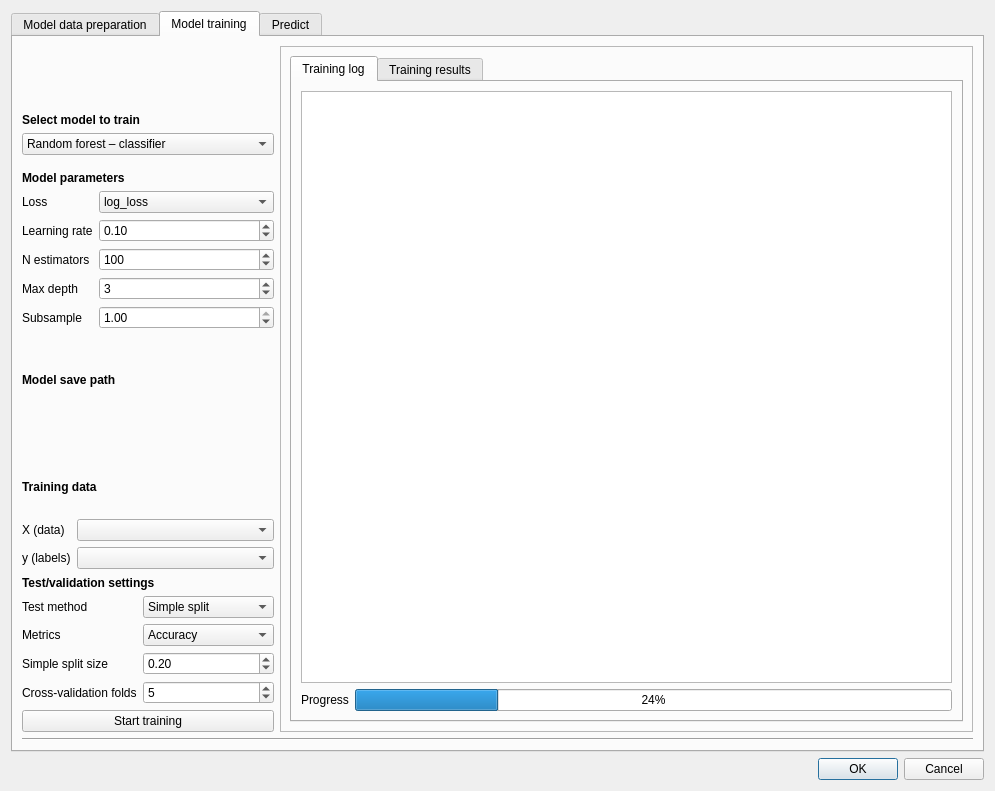
<?xml version="1.0" encoding="UTF-8"?>
<ui version="4.0">
 <class>Dialog</class>
 <widget class="QDialog" name="Dialog">
  <property name="geometry">
   <rect>
    <x>0</x>
    <y>0</y>
    <width>995</width>
    <height>791</height>
   </rect>
  </property>
  <property name="windowTitle">
   <string>Dialog</string>
  </property>
  <layout class="QVBoxLayout" name="verticalLayout">
   <item>
    <widget class="QTabWidget" name="tabWidget">
     <property name="currentIndex">
      <number>1</number>
     </property>
     <widget class="QWidget" name="tab_3">
      <attribute name="title">
       <string>Model data preparation</string>
      </attribute>
      <widget class="QLabel" name="label_8">
       <property name="geometry">
        <rect>
         <x>30</x>
         <y>80</y>
         <width>271</width>
         <height>17</height>
        </rect>
       </property>
       <property name="text">
        <string>Optional guidance based on model?</string>
       </property>
      </widget>
      <widget class="QComboBox" name="comboBox_4">
       <property name="geometry">
        <rect>
         <x>30</x>
         <y>30</y>
         <width>289</width>
         <height>25</height>
        </rect>
       </property>
       <item>
        <property name="text">
         <string>Random forest</string>
        </property>
       </item>
       <item>
        <property name="text">
         <string>Logistic regression</string>
        </property>
       </item>
       <item>
        <property name="text">
         <string>Gradient boosting</string>
        </property>
       </item>
      </widget>
     </widget>
     <widget class="QWidget" name="tab">
      <attribute name="title">
       <string>Model training</string>
      </attribute>
      <layout class="QVBoxLayout" name="verticalLayout_8">
       <item>
        <layout class="QHBoxLayout" name="horizontalLayout_5">
         <item>
          <layout class="QVBoxLayout" name="verticalLayout_7">
           <item>
            <layout class="QVBoxLayout" name="verticalLayout_5">
             <item>
              <widget class="QLabel" name="label_3">
               <property name="sizePolicy">
                <sizepolicy hsizetype="Preferred" vsizetype="Preferred">
                 <horstretch>0</horstretch>
                 <verstretch>0</verstretch>
                </sizepolicy>
               </property>
               <property name="font">
                <font>
                 <weight>75</weight>
                 <bold>true</bold>
                </font>
               </property>
               <property name="text">
                <string>Select model to train</string>
               </property>
               <property name="alignment">
                <set>Qt::AlignBottom|Qt::AlignLeading|Qt::AlignLeft</set>
               </property>
              </widget>
             </item>
             <item>
              <widget class="QComboBox" name="comboBox_2">
               <item>
                <property name="text">
                 <string>Random forest – classifier</string>
                </property>
               </item>
               <item>
                <property name="text">
                 <string>Random forest – regressor</string>
                </property>
               </item>
               <item>
                <property name="text">
                 <string>Gradient boosting – classifier</string>
                </property>
               </item>
               <item>
                <property name="text">
                 <string>Gradient boosting – regressor</string>
                </property>
               </item>
               <item>
                <property name="text">
                 <string>Logistic regression (classifier)</string>
                </property>
               </item>
              </widget>
             </item>
            </layout>
           </item>
           <item>
            <spacer name="verticalSpacer_2">
             <property name="orientation">
              <enum>Qt::Vertical</enum>
             </property>
             <property name="sizeType">
              <enum>QSizePolicy::Maximum</enum>
             </property>
             <property name="sizeHint" stdset="0">
              <size>
               <width>20</width>
               <height>10</height>
              </size>
             </property>
            </spacer>
           </item>
           <item>
            <layout class="QVBoxLayout" name="verticalLayout_2">
             <item>
              <widget class="QLabel" name="label_5">
               <property name="font">
                <font>
                 <weight>75</weight>
                 <bold>true</bold>
                </font>
               </property>
               <property name="text">
                <string>Model parameters</string>
               </property>
              </widget>
             </item>
             <item>
              <layout class="QFormLayout" name="formLayout_5">
               <item row="0" column="0">
                <widget class="QLabel" name="lossLabel_2">
                 <property name="text">
                  <string>Loss</string>
                 </property>
                </widget>
               </item>
               <item row="0" column="1">
                <widget class="QComboBox" name="lossComboBox_2">
                 <item>
                  <property name="text">
                   <string>log_loss</string>
                  </property>
                 </item>
                 <item>
                  <property name="text">
                   <string>exponential</string>
                  </property>
                 </item>
                </widget>
               </item>
               <item row="1" column="0">
                <widget class="QLabel" name="learningRateLabel_2">
                 <property name="text">
                  <string>Learning rate</string>
                 </property>
                </widget>
               </item>
               <item row="1" column="1">
                <widget class="QgsDoubleSpinBox" name="learningRateQgsDoubleSpinBox_2">
                 <property name="minimum">
                  <double>0.000000000000000</double>
                 </property>
                 <property name="value">
                  <double>0.100000000000000</double>
                 </property>
                </widget>
               </item>
               <item row="2" column="0">
                <widget class="QLabel" name="nEstimatorsLabel_2">
                 <property name="text">
                  <string>N estimators</string>
                 </property>
                </widget>
               </item>
               <item row="2" column="1">
                <widget class="QgsSpinBox" name="nEstimatorsQgsSpinBox_2">
                 <property name="minimum">
                  <number>1</number>
                 </property>
                 <property name="maximum">
                  <number>10000</number>
                 </property>
                 <property name="value">
                  <number>100</number>
                 </property>
                </widget>
               </item>
               <item row="3" column="0">
                <widget class="QLabel" name="maxDepthLabel_2">
                 <property name="text">
                  <string>Max depth</string>
                 </property>
                </widget>
               </item>
               <item row="3" column="1">
                <widget class="QgsSpinBox" name="maxDepthQgsSpinBox_2">
                 <property name="minimum">
                  <number>1</number>
                 </property>
                 <property name="value">
                  <number>3</number>
                 </property>
                </widget>
               </item>
               <item row="4" column="0">
                <widget class="QLabel" name="subsampleLabel_2">
                 <property name="text">
                  <string>Subsample</string>
                 </property>
                </widget>
               </item>
               <item row="4" column="1">
                <widget class="QgsDoubleSpinBox" name="subsampleQgsDoubleSpinBox_2">
                 <property name="minimum">
                  <double>0.010000000000000</double>
                 </property>
                 <property name="maximum">
                  <double>1.000000000000000</double>
                 </property>
                 <property name="value">
                  <double>1.000000000000000</double>
                 </property>
                </widget>
               </item>
              </layout>
             </item>
            </layout>
           </item>
           <item>
            <layout class="QVBoxLayout" name="verticalLayout_9">
             <item>
              <widget class="QLabel" name="label_19">
               <property name="font">
                <font>
                 <weight>75</weight>
                 <bold>true</bold>
                </font>
               </property>
               <property name="text">
                <string>Model save path</string>
               </property>
               <property name="alignment">
                <set>Qt::AlignBottom|Qt::AlignLeading|Qt::AlignLeft</set>
               </property>
              </widget>
             </item>
             <item>
              <widget class="QgsFileWidget" name="mQgsFileWidget_2"/>
             </item>
            </layout>
           </item>
           <item>
            <spacer name="verticalSpacer">
             <property name="orientation">
              <enum>Qt::Vertical</enum>
             </property>
             <property name="sizeType">
              <enum>QSizePolicy::Preferred</enum>
             </property>
             <property name="sizeHint" stdset="0">
              <size>
               <width>20</width>
               <height>10</height>
              </size>
             </property>
            </spacer>
           </item>
           <item>
            <layout class="QVBoxLayout" name="verticalLayout_4">
             <item>
              <widget class="QLabel" name="label_7">
               <property name="font">
                <font>
                 <weight>75</weight>
                 <bold>true</bold>
                </font>
               </property>
               <property name="text">
                <string>Training data</string>
               </property>
              </widget>
             </item>
             <item>
              <layout class="QFormLayout" name="formLayout_7">
               <item row="0" column="0">
                <widget class="QLabel" name="label_10">
                 <property name="text">
                  <string>X (data)</string>
                 </property>
                </widget>
               </item>
               <item row="0" column="1">
                <widget class="QgsMapLayerComboBox" name="mMapLayerComboBox_3"/>
               </item>
               <item row="1" column="0">
                <widget class="QLabel" name="label_4">
                 <property name="text">
                  <string>y (labels)</string>
                 </property>
                </widget>
               </item>
               <item row="1" column="1">
                <widget class="QgsMapLayerComboBox" name="mMapLayerComboBox_4"/>
               </item>
              </layout>
             </item>
            </layout>
           </item>
           <item>
            <layout class="QVBoxLayout" name="verticalLayout_6">
             <item>
              <widget class="QLabel" name="label_6">
               <property name="font">
                <font>
                 <weight>75</weight>
                 <bold>true</bold>
                </font>
               </property>
               <property name="text">
                <string>Test/validation settings</string>
               </property>
              </widget>
             </item>
             <item>
              <layout class="QFormLayout" name="formLayout_6">
               <item row="0" column="0">
                <widget class="QLabel" name="testMethodLabel_5">
                 <property name="text">
                  <string>Test method</string>
                 </property>
                </widget>
               </item>
               <item row="0" column="1">
                <widget class="QComboBox" name="testMethodComboBox_5">
                 <item>
                  <property name="text">
                   <string>Simple split</string>
                  </property>
                 </item>
                 <item>
                  <property name="text">
                   <string>K-fold CV</string>
                  </property>
                 </item>
                 <item>
                  <property name="text">
                   <string>Stratified k-fold CV</string>
                  </property>
                 </item>
                 <item>
                  <property name="text">
                   <string>Leave-one-out CV</string>
                  </property>
                 </item>
                 <item>
                  <property name="text">
                   <string>None</string>
                  </property>
                 </item>
                </widget>
               </item>
               <item row="1" column="0">
                <widget class="QLabel" name="testMethodLabel_6">
                 <property name="text">
                  <string>Metrics</string>
                 </property>
                </widget>
               </item>
               <item row="1" column="1">
                <widget class="QgsCheckableComboBox" name="mComboBox">
                 <property name="checkedItems">
                  <stringlist/>
                 </property>
                 <item>
                  <property name="text">
                   <string>Accuracy</string>
                  </property>
                 </item>
                 <item>
                  <property name="text">
                   <string>Precision</string>
                  </property>
                 </item>
                 <item>
                  <property name="text">
                   <string>Recall</string>
                  </property>
                 </item>
                 <item>
                  <property name="text">
                   <string>F1</string>
                  </property>
                 </item>
                 <item>
                  <property name="text">
                   <string>MAE</string>
                  </property>
                 </item>
                 <item>
                  <property name="text">
                   <string>MSE</string>
                  </property>
                 </item>
                 <item>
                  <property name="text">
                   <string>RMSE</string>
                  </property>
                 </item>
                 <item>
                  <property name="text">
                   <string>R2</string>
                  </property>
                 </item>
                </widget>
               </item>
               <item row="2" column="0">
                <widget class="QLabel" name="simpleSplitSizeLabel_3">
                 <property name="text">
                  <string>Simple split size</string>
                 </property>
                </widget>
               </item>
               <item row="2" column="1">
                <widget class="QDoubleSpinBox" name="doubleSpinBox_3">
                 <property name="minimum">
                  <double>0.010000000000000</double>
                 </property>
                 <property name="maximum">
                  <double>0.990000000000000</double>
                 </property>
                 <property name="value">
                  <double>0.200000000000000</double>
                 </property>
                </widget>
               </item>
               <item row="3" column="0">
                <widget class="QLabel" name="crossValidationFoldsLabel_3">
                 <property name="text">
                  <string>Cross-validation folds</string>
                 </property>
                </widget>
               </item>
               <item row="3" column="1">
                <widget class="QgsSpinBox" name="crossValidationFoldsQgsSpinBox_3">
                 <property name="minimum">
                  <number>2</number>
                 </property>
                 <property name="value">
                  <number>5</number>
                 </property>
                </widget>
               </item>
              </layout>
             </item>
            </layout>
           </item>
           <item>
            <widget class="QPushButton" name="pushButton">
             <property name="text">
              <string>Start training</string>
             </property>
            </widget>
           </item>
          </layout>
         </item>
         <item>
          <widget class="QFrame" name="frame">
           <property name="minimumSize">
            <size>
             <width>600</width>
             <height>0</height>
            </size>
           </property>
           <property name="frameShape">
            <enum>QFrame::StyledPanel</enum>
           </property>
           <property name="frameShadow">
            <enum>QFrame::Raised</enum>
           </property>
           <layout class="QVBoxLayout" name="verticalLayout_10">
            <item>
             <widget class="QTabWidget" name="tabWidget_2">
              <property name="currentIndex">
               <number>0</number>
              </property>
              <widget class="QWidget" name="tab_4">
               <attribute name="title">
                <string>Training log</string>
               </attribute>
               <layout class="QVBoxLayout" name="verticalLayout_11">
                <item>
                 <layout class="QVBoxLayout" name="verticalLayout_3">
                  <item>
                   <widget class="QTextBrowser" name="textBrowser"/>
                  </item>
                  <item>
                   <layout class="QHBoxLayout" name="horizontalLayout_4">
                    <item>
                     <widget class="QLabel" name="label_14">
                      <property name="text">
                       <string>Progress</string>
                      </property>
                     </widget>
                    </item>
                    <item>
                     <widget class="QProgressBar" name="progressBar">
                      <property name="value">
                       <number>24</number>
                      </property>
                     </widget>
                    </item>
                   </layout>
                  </item>
                 </layout>
                </item>
               </layout>
              </widget>
              <widget class="QWidget" name="tab_5">
               <attribute name="title">
                <string>Training results</string>
               </attribute>
               <layout class="QVBoxLayout" name="verticalLayout_12">
                <item>
                 <widget class="QTableWidget" name="tableWidget">
                  <property name="alternatingRowColors">
                   <bool>true</bool>
                  </property>
                  <row>
                   <property name="text">
                    <string>1</string>
                   </property>
                  </row>
                  <row>
                   <property name="text">
                    <string>2</string>
                   </property>
                  </row>
                  <row>
                   <property name="text">
                    <string>3</string>
                   </property>
                  </row>
                  <row>
                   <property name="text">
                    <string>Micro avg</string>
                   </property>
                  </row>
                  <row>
                   <property name="text">
                    <string>Macro avg</string>
                   </property>
                  </row>
                  <row>
                   <property name="text">
                    <string>Weighted avg</string>
                   </property>
                  </row>
                  <column>
                   <property name="text">
                    <string>Precision</string>
                   </property>
                  </column>
                  <column>
                   <property name="text">
                    <string>Recall</string>
                   </property>
                  </column>
                  <column>
                   <property name="text">
                    <string>F1-score</string>
                   </property>
                  </column>
                  <column>
                   <property name="text">
                    <string>Support</string>
                   </property>
                  </column>
                  <item row="0" column="0">
                   <property name="text">
                    <string>0.98</string>
                   </property>
                  </item>
                  <item row="0" column="1">
                   <property name="text">
                    <string>0.99</string>
                   </property>
                  </item>
                  <item row="0" column="2">
                   <property name="text">
                    <string>0.96</string>
                   </property>
                  </item>
                  <item row="0" column="3">
                   <property name="text">
                    <string>100</string>
                   </property>
                  </item>
                  <item row="1" column="0">
                   <property name="text">
                    <string>0.87</string>
                   </property>
                  </item>
                  <item row="1" column="1">
                   <property name="text">
                    <string>0.94</string>
                   </property>
                  </item>
                  <item row="1" column="2">
                   <property name="text">
                    <string>0.89</string>
                   </property>
                  </item>
                  <item row="1" column="3">
                   <property name="text">
                    <string>85</string>
                   </property>
                  </item>
                  <item row="2" column="0">
                   <property name="text">
                    <string>0.87</string>
                   </property>
                  </item>
                  <item row="2" column="1">
                   <property name="text">
                    <string>0.69</string>
                   </property>
                  </item>
                  <item row="2" column="2">
                   <property name="text">
                    <string>0.77</string>
                   </property>
                  </item>
                  <item row="2" column="3">
                   <property name="text">
                    <string>100</string>
                   </property>
                  </item>
                  <item row="3" column="0">
                   <property name="text">
                    <string>0.98</string>
                   </property>
                  </item>
                  <item row="3" column="1">
                   <property name="text">
                    <string>0.43</string>
                   </property>
                  </item>
                  <item row="3" column="2">
                   <property name="text">
                    <string>0.98</string>
                   </property>
                  </item>
                  <item row="3" column="3">
                   <property name="text">
                    <string>100</string>
                   </property>
                  </item>
                  <item row="4" column="0">
                   <property name="text">
                    <string>0.44</string>
                   </property>
                  </item>
                  <item row="4" column="1">
                   <property name="text">
                    <string>0.66</string>
                   </property>
                  </item>
                  <item row="4" column="2">
                   <property name="text">
                    <string>0.54</string>
                   </property>
                  </item>
                  <item row="4" column="3">
                   <property name="text">
                    <string>40</string>
                   </property>
                  </item>
                  <item row="5" column="0">
                   <property name="text">
                    <string>0.70</string>
                   </property>
                  </item>
                  <item row="5" column="1">
                   <property name="text">
                    <string>0.77</string>
                   </property>
                  </item>
                  <item row="5" column="2">
                   <property name="text">
                    <string>0.76</string>
                   </property>
                  </item>
                  <item row="5" column="3">
                   <property name="text">
                    <string>10</string>
                   </property>
                  </item>
                 </widget>
                </item>
                <item>
                 <widget class="QLabel" name="label">
                  <property name="minimumSize">
                   <size>
                    <width>0</width>
                    <height>400</height>
                   </size>
                  </property>
                  <property name="text">
                   <string>Plot(s) placeholder</string>
                  </property>
                  <property name="alignment">
                   <set>Qt::AlignCenter</set>
                  </property>
                 </widget>
                </item>
               </layout>
              </widget>
             </widget>
            </item>
           </layout>
          </widget>
         </item>
        </layout>
       </item>
       <item>
        <widget class="Line" name="line">
         <property name="orientation">
          <enum>Qt::Horizontal</enum>
         </property>
        </widget>
       </item>
      </layout>
      <zorder>layoutWidget</zorder>
      <zorder>frame</zorder>
      <zorder>label_7</zorder>
      <zorder>layoutWidget_2</zorder>
      <zorder>layoutWidget_4</zorder>
      <zorder>layoutWidget</zorder>
      <zorder>layoutWidget_3</zorder>
      <zorder>label_6</zorder>
      <zorder>line</zorder>
     </widget>
     <widget class="QWidget" name="tab_2">
      <attribute name="title">
       <string>Predict</string>
      </attribute>
      <widget class="QWidget" name="layoutWidget">
       <property name="geometry">
        <rect>
         <x>30</x>
         <y>30</y>
         <width>271</width>
         <height>27</height>
        </rect>
       </property>
       <layout class="QHBoxLayout" name="horizontalLayout_2">
        <item>
         <widget class="QLabel" name="label_11">
          <property name="text">
           <string>Load model</string>
          </property>
         </widget>
        </item>
        <item>
         <widget class="QgsFileWidget" name="mQgsFileWidget"/>
        </item>
       </layout>
      </widget>
      <widget class="QWidget" name="layoutWidget">
       <property name="geometry">
        <rect>
         <x>30</x>
         <y>90</y>
         <width>271</width>
         <height>27</height>
        </rect>
       </property>
       <layout class="QHBoxLayout" name="horizontalLayout_3">
        <item>
         <widget class="QLabel" name="label_12">
          <property name="sizePolicy">
           <sizepolicy hsizetype="Maximum" vsizetype="Preferred">
            <horstretch>0</horstretch>
            <verstretch>0</verstretch>
           </sizepolicy>
          </property>
          <property name="text">
           <string>Data</string>
          </property>
         </widget>
        </item>
        <item>
         <widget class="QgsMapLayerComboBox" name="mMapLayerComboBox_5"/>
        </item>
       </layout>
      </widget>
      <widget class="QPushButton" name="pushButton_2">
       <property name="geometry">
        <rect>
         <x>210</x>
         <y>140</y>
         <width>89</width>
         <height>25</height>
        </rect>
       </property>
       <property name="text">
        <string>Predict</string>
       </property>
      </widget>
     </widget>
    </widget>
   </item>
   <item>
    <widget class="QDialogButtonBox" name="buttonBox">
     <property name="orientation">
      <enum>Qt::Horizontal</enum>
     </property>
     <property name="standardButtons">
      <set>QDialogButtonBox::Cancel|QDialogButtonBox::Ok</set>
     </property>
    </widget>
   </item>
  </layout>
 </widget>
 <customwidgets>
  <customwidget>
   <class>QgsCheckableComboBox</class>
   <extends>QComboBox</extends>
   <header>qgscheckablecombobox.h</header>
  </customwidget>
  <customwidget>
   <class>QgsDoubleSpinBox</class>
   <extends>QDoubleSpinBox</extends>
   <header>qgsdoublespinbox.h</header>
  </customwidget>
  <customwidget>
   <class>QgsFileWidget</class>
   <extends>QWidget</extends>
   <header>qgsfilewidget.h</header>
  </customwidget>
  <customwidget>
   <class>QgsMapLayerComboBox</class>
   <extends>QComboBox</extends>
   <header>qgsmaplayercombobox.h</header>
  </customwidget>
  <customwidget>
   <class>QgsSpinBox</class>
   <extends>QSpinBox</extends>
   <header>qgsspinbox.h</header>
  </customwidget>
 </customwidgets>
 <resources/>
 <connections>
  <connection>
   <sender>buttonBox</sender>
   <signal>accepted()</signal>
   <receiver>Dialog</receiver>
   <slot>accept()</slot>
   <hints>
    <hint type="sourcelabel">
     <x>248</x>
     <y>254</y>
    </hint>
    <hint type="destinationlabel">
     <x>157</x>
     <y>274</y>
    </hint>
   </hints>
  </connection>
  <connection>
   <sender>buttonBox</sender>
   <signal>rejected()</signal>
   <receiver>Dialog</receiver>
   <slot>reject()</slot>
   <hints>
    <hint type="sourcelabel">
     <x>316</x>
     <y>260</y>
    </hint>
    <hint type="destinationlabel">
     <x>286</x>
     <y>274</y>
    </hint>
   </hints>
  </connection>
 </connections>
</ui>
